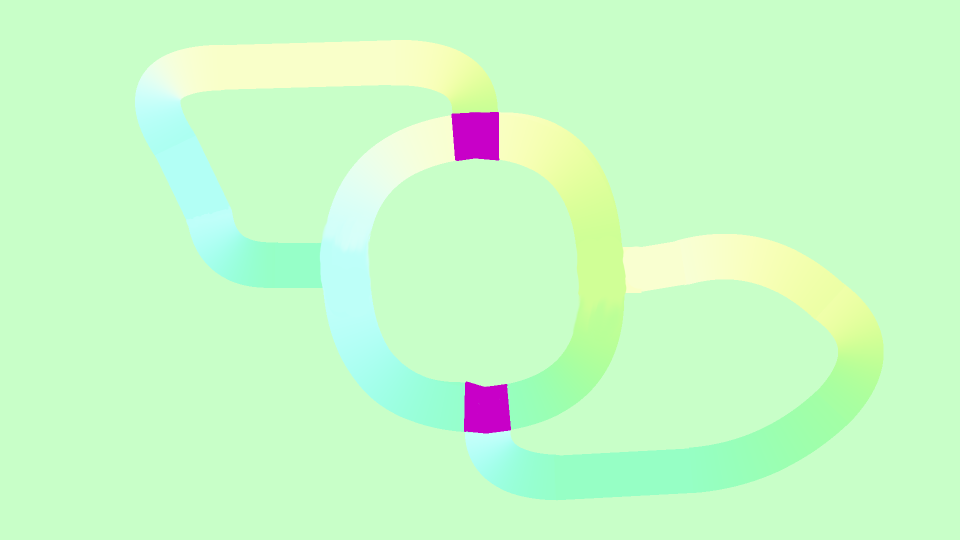
#> input picture roads_multi.png, 1920 x 1080 px, found by its file name (shown at 1/2 size)
$ python generate_scenario.py
#> lines starting #> are read from the running program, lines starting #| are printed output that depends on the picture
from dataclasses import dataclass
from typing import List
from PIL import Image, ImageDraw, ImageFont

PX_IN_METER = 22
COLORS = ["red", "green", "blue", "orange", "purple", "cyan", "magenta"]


@dataclass
class Section:
    top_left: tuple[int, int]
    bottom_right: tuple[int, int]
    dest: tuple[int, int]

@dataclass
class Scenario:
    sections: List[Section]
    num_of_agents: int

def draw_section(
    section: Section,
    draw_context: ImageDraw.ImageDraw,
    color: str = "red",
    number: int = 1,
) -> None:
    draw_context.rectangle([section.top_left, section.bottom_right], outline=color, width=5)
    radius = 8
    x, y = section.dest
    draw_context.ellipse([(x - radius, y - radius), (x + radius, y + radius)], fill=color)

    center_x = (section.top_left[0] + section.bottom_right[0]) // 2
    center_y = (section.top_left[1] + section.bottom_right[1]) // 2

    try:
        font = ImageFont.truetype("/usr/share/fonts/truetype/dejavu/DejaVuSans-Bold.ttf", 40)
    except:
        font = ImageFont.load_default()

    text = str(number)
    draw_context.text((center_x, center_y), text, fill=color, font=font, anchor="mm")


def draw_scenario(
    scenario: Scenario,
    draw_context: ImageDraw.ImageDraw,
    scenario_number: int,
) -> None:
    for idx, section in enumerate(scenario.sections):
        color = COLORS[idx % len(COLORS)]
        draw_section(section, draw_context, color, f"{idx + 1}")

def get_scenario_definition(
    scenario: Scenario,
    scenario_number: int,
) -> str:
    csv_lines = []
    for section in scenario.sections:
        x_min = section.top_left[0]
        x_max = section.bottom_right[0]
        y_min = 1080 - section.bottom_right[1]
        y_max = 1080 - section.top_left[1]
        target_x = section.dest[0]
        target_y = 1080 - section.dest[1]

        data = [x_min, x_max, y_min, y_max, target_x, target_y]
        data = [f"{(value / PX_IN_METER):.3f}" for value in data]
        data = [scenario_number, scenario.num_of_agents] + data
        csv_lines.append(";".join(map(str, data)))
    return "\n".join(csv_lines)


if __name__ == "__main__":
    scenarios = [
        Scenario(
            sections=[
                Section((1267, 458), (1458, 584), (1152, 362)),
                Section((1001, 219), (1142, 348), (782, 315)),
                Section((634, 317), (769, 486), (730, 695)),
                Section((739, 710), (917, 863), (1078, 949)),
                Section((1095, 892), (1269, 1005), (1673, 806)),
                Section((1631, 624), (1774, 795), (1491, 521)),
            ],
            num_of_agents=2
        ),
        Scenario(
            sections=[
                Section((1134, 433), (1246, 580), (859, 129)),
                Section((695, 79), (846, 178), (321, 207)),
                Section((265, 220), (439, 359), (662, 539)),
                Section((641, 561), (773, 687), (1010, 813)),
                Section((1029, 718), (1196, 835), (1196, 592)),

            ],
            num_of_agents=2
        ),
    ]

    csv_string = ""

    for scenario_idx, scenario in enumerate(scenarios, 1):
        img = Image.open("roads_multi.png")
#> img is the input picture: PIL image 1920x1080 RGBA; mean R, G, B, A 200, 252.9, 199.9, 255
        draw_context = ImageDraw.Draw(img)

        draw_scenario(scenario, draw_context, scenario_idx)

        img.save(f"roads_multi_scenario_{scenario_idx}.png")
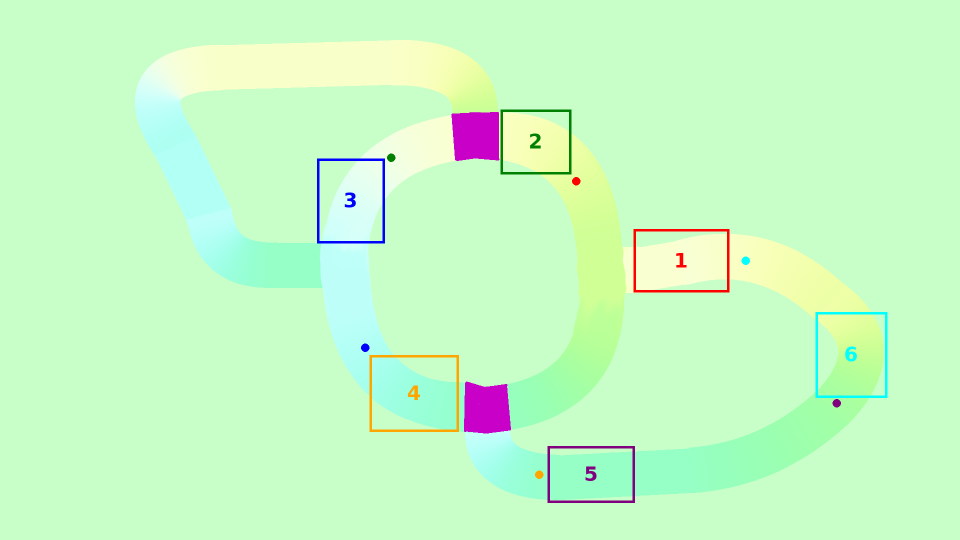
#> saved as roads_multi_scenario_1.png: PIL image 1920x1080 RGBA (shown at 1/2 size); mean R, G, B, A 199.1, 251.2, 198.9, 255

        csv_string += get_scenario_definition(scenario, scenario_idx)
        csv_string += "\n"

    with open("routes_multi.csv", "w") as f:
        f.write(csv_string)
